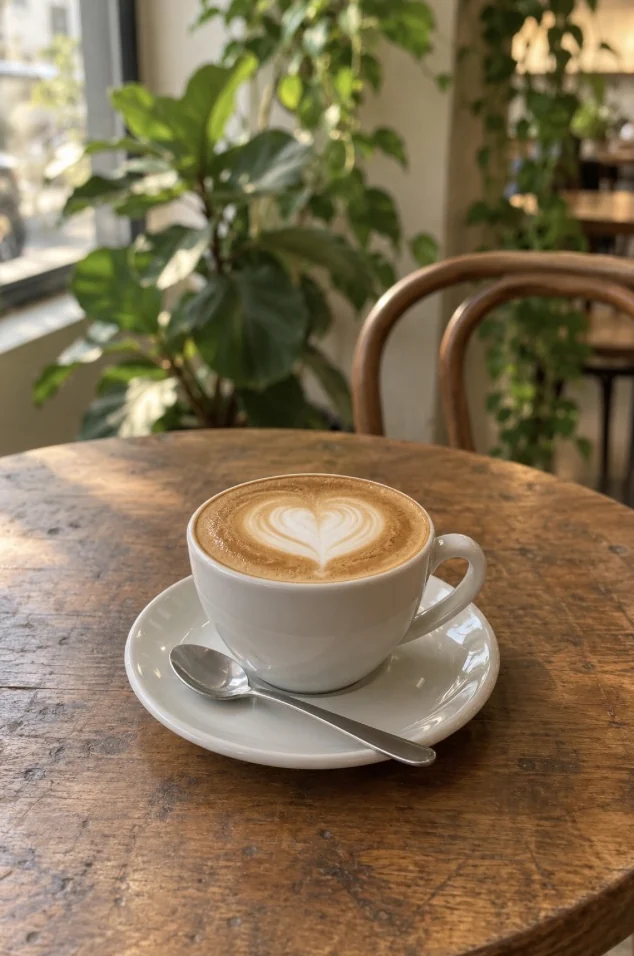
#> input picture bilder/galerie-1.webp, 634 x 956 px
$ python -i neue-kundenseite.py   (imports and definitions only)
#> lines starting #> are read from the running program, lines starting #| are printed output that depends on the picture
#> in lade_foto, im is the input picture: PIL image 634x956 RGB; mean R, G, B 129.5, 112, 83.3
#!/usr/bin/env python3
"""Baut aus einer Kundendatei (JSON) eine komplette Café-Website.

Aufruf (im Ordner dieser Datei):

  python3 neue-kundenseite.py kunden-beispiel.json --modus demo
      Baut die Demo neu (schreibt index.html, impressum.html, datenschutz.html in diesen Ordner).

  python3 neue-kundenseite.py pfad/zum-cafe.json --modus vorschau
      Baut eine Vorschau für das Café nach vorschau/<name>-<zufall>/ (mit Hinweis-Pille, nicht bei Google).

  python3 neue-kundenseite.py pfad/zum-cafe.json --modus fertig
      Baut die verkaufsfertige Seite nach ausgabe/<name>/ plus <name>.zip (ohne Demo-Teile, bei Google auffindbar).

Fotos: Liegen die Originale neben der Kundendatei im Ordner „fotos“ (oder wie unter bilder.ordner angegeben),
werden sie automatisch zugeschnitten, verkleinert und als WebP gespeichert.
"""
import argparse
import html
import json
import re
import secrets
import shutil
import sys
import zipfile
from datetime import date
from pathlib import Path
from urllib.parse import quote, quote_plus

HIER = Path(__file__).resolve().parent
VORLAGE = HIER / "vorlage"
DEMO_URL = "https://voicebooyy.github.io/Website-Business-2/"
STANDARD_FARBEN = {
    "bg": "#f6f1e9", "paper": "#fbf7f1", "soft": "#ede4d6", "text": "#2a1d15",
    "muted": "#6b5c50", "line": "#e2d7c9", "akzent": "#4d6647", "akzent_hell": "#e1e6d8",
}
SEITEN = ["index.html", "impressum.html", "datenschutz.html"]


# ---------------------------------------------------------------- kleine Helfer
# [12 lines left out: functions slug, tel_link, not called in this run]


def t(s):
    """Text für das HTML (zwischen Tags)."""
    return html.escape(str(s), quote=False)


def a(s):
    """Text für Attribute (zwischen Anführungszeichen)."""
    return html.escape(str(s), quote=True)


# [4 lines left out: function luminanz, not called in this run]


def kontrast(f1, f2):
    hell, dunkel = sorted((luminanz(f1), luminanz(f2)), reverse=True)
    return (hell + 0.05) / (dunkel + 0.05)


# [18 lines left out: functions filtere, fuelle, not called in this run]


# ---------------------------------------------------------------- Fotos
def _kante(werte):
    """`werte` = mittlere Helligkeit der Linien von außen nach innen. Sucht in den äußeren 15 % einen harten Sprung von dunkel
    nach hell (Rand eines Screenshots) und gibt zurück, wie viele Linien Rand abzuschneiden sind (0 = kein Rand)."""
    for i in range(1, max(2, int(len(werte) * 0.15))):
        if werte[i] - werte[i - 1] >= 45 and max(werte[:i]) < 80:
            return i + 3  # 3 Pixel Sicherheitsabstand nach innen
    return 0


def rand_entfernen(im):
    """Schneidet dunkle Ränder ab, wie sie bei Screenshots von KI-Bildern entstehen. Gibt (Bild, Hinweis oder None) zurück."""
    from PIL import Image
    grau = im.convert("L")
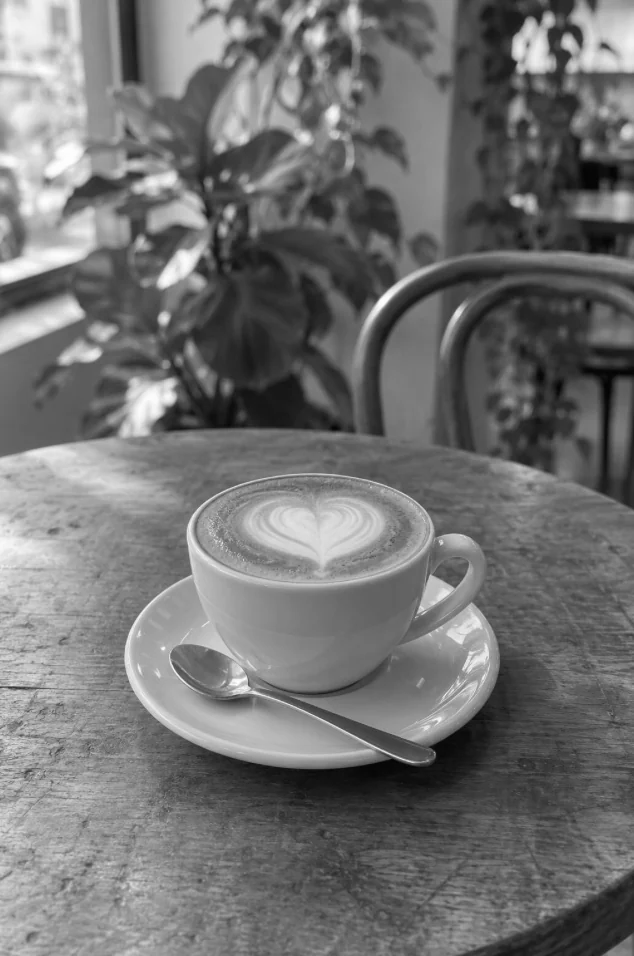
#> grau: PIL image 634x956 L; min 3, max 255, mean 114
    w, h = im.size
#> w = 634; h = 956
    zeilen = list(grau.resize((1, h), Image.BOX).tobytes())
#> zeilen = 956 values, max 154 at index 540, min 68 at index 770, mean 114
    spalten = list(grau.resize((w, 1), Image.BOX).tobytes())
#> spalten = 634 values, max 174 at index 5, min 73 at index 499, mean 114
    oben, unten = _kante(zeilen), _kante(zeilen[::-1])
#> the loop in _kante, `for i in range(1, max(2, int(len(werte) * 0.15))):` made 142 passes
#> the loop in _kante (call 2), `for i in range(1, max(2, int(len(werte) * 0.15))):` made 142 passes
#> oben = 0; unten = 0
    links, rechts = _kante(spalten), _kante(spalten[::-1])
#> links = 0; rechts = 0
    if not (oben or unten or links or rechts):
        return im, None
    return (im.crop((links, oben, w - rechts, h - unten)),
            f"Dunkler Rand erkannt und abgeschnitten (oben {oben}, unten {unten}, links {links}, rechts {rechts} px).")


def lade_foto(pfad, rand=True):
    """Öffnet ein Foto (richtig gedreht) und schneidet auf Wunsch dunkle Screenshot-Ränder ab. Gibt (Bild, Hinweis) zurück."""
    from PIL import Image, ImageOps
    im = ImageOps.exif_transpose(Image.open(pfad)).convert("RGB")
    return rand_entfernen(im) if rand else (im, None)


# [135 lines left out: functions mittig_zuschneiden, verarbeite_fotos, baue_hero_bild, baue_galerie, baue_karte, baue_oeffnungszeiten, not called in this run]


WOCHENTAGE = ["Sonntag", "Montag", "Dienstag", "Mittwoch", "Donnerstag", "Freitag", "Samstag"]  # 0 = So … 6 = Sa
MONATE = ["Jan", "Feb", "Mär", "Apr", "Mai", "Jun", "Jul", "Aug", "Sep", "Okt", "Nov", "Dez"]


# [52 lines left out: functions baue_events, baue_bewertungen, baue_jsonld, not called in this run]


# ---------------------------------------------------------------- Prüfungen
PFLICHT = ["name", "strasse", "plz", "ort", "telefon", "email", "oeffnungszeiten", "karte", "ueber_uns", "hero_woerter"]


# [194 lines left out: functions pruefe_daten, sammle_warnungen, durchlaufe, baue, schreibe_uebergabe, selbsttest and 1 more, not called in this run]


# [2 lines not run here, left out]

>>> result = lade_foto('bilder/galerie-1.webp')

$ run again, on bilder/titelbild-1440.webp
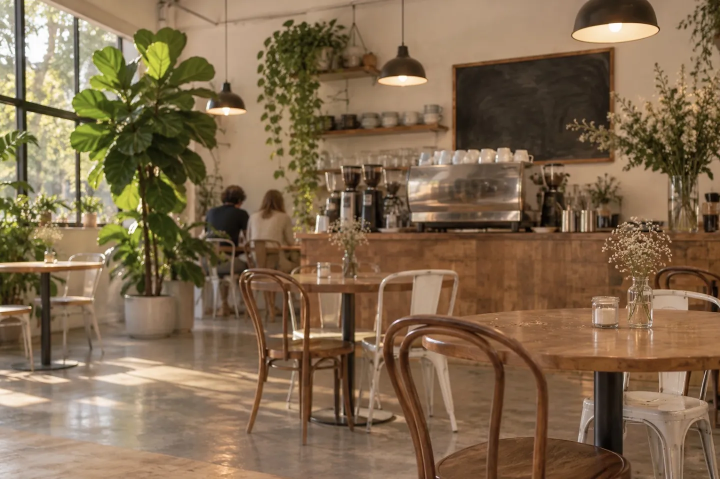
#> input picture bilder/titelbild-1440.webp, 1440 x 958 px (shown at 1/2 size)
#> in lade_foto, im is the input picture: PIL image 1440x958 RGB; mean R, G, B 129.2, 105.7, 78.1
#> in rand_entfernen, `grau = im.convert("L")`:
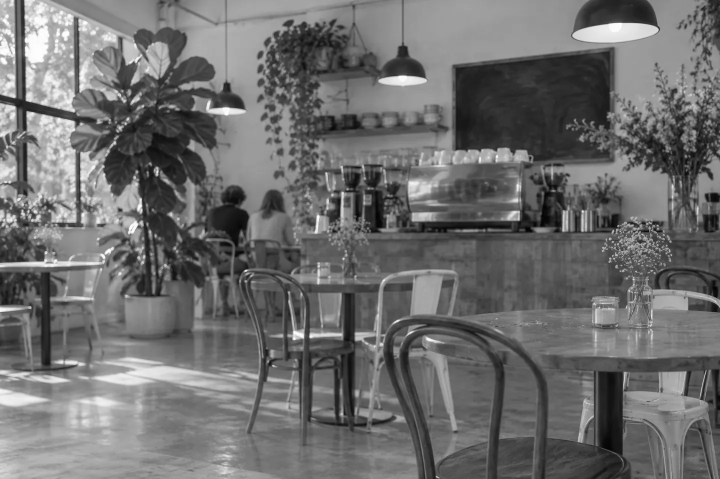
#> grau: PIL image 1440x958 L (shown at 1/2 size); min 2, max 255, mean 109.6
#> zeilen = 958 values, max 153 at index 57, min 81 at index 448, mean 109.6
#> spalten = 1440 values, max 162 at index 131, min 74 at index 1088, mean 109.5
#> the loop in _kante, `for i in range(1, max(2, int(len(werte) * 0.15))):` made 142 passes
#> the loop in _kante (call 2), `for i in range(1, max(2, int(len(werte) * 0.15))):` made 142 passes
#> oben = 0
